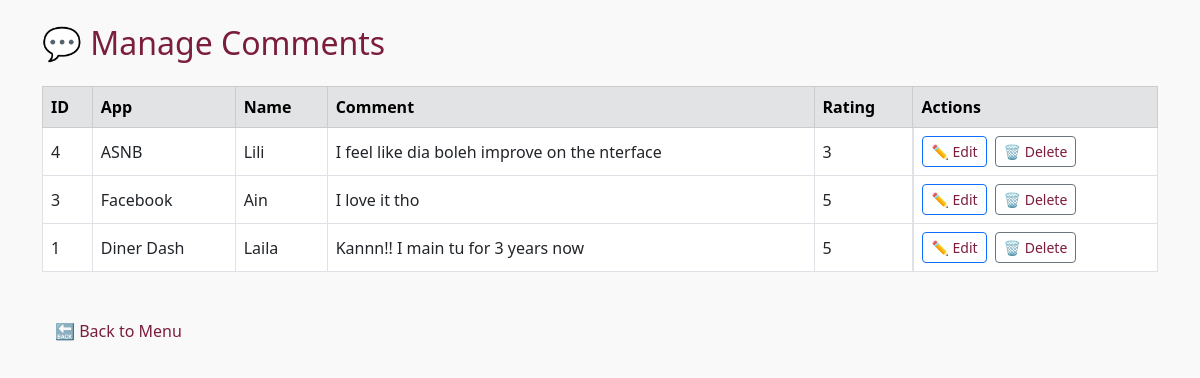
/testcrud/comments.php, run on the app's committed database.
### tables this page shows
CREATE TABLE `comments` (
  `id` int(10) NOT NULL,
  `application_id` int(10) NOT NULL,
  `name` varchar(100) NOT NULL,
  `comment` varchar(200) NOT NULL,
  `rating` varchar(10) NOT NULL,
  `status` varchar(100) NOT NULL,
  `created` datetime(6) NOT NULL,
  `modified` datetime(6) NOT NULL
);

CREATE TABLE `applications` (
  `id` int(11) NOT NULL,
  `category_id` int(10) NOT NULL,
  `posted_date` date NOT NULL,
  `author` varchar(100) NOT NULL,
  `title` varchar(100) NOT NULL,
  `review` varchar(200) NOT NULL,
  `image` varchar(255) DEFAULT NULL,
  `image_dir` varchar(255) DEFAULT NULL,
  `status` varchar(100) NOT NULL,
  `created` datetime(6) NOT NULL,
  `modified` datetime(6) NOT NULL,
  `rating` int(1) DEFAULT 0
);

### testcrud/comments.php (the view, shortened to what this page needs)
<?php
include 'db.php';
$res = $conn->query("SELECT comments.*, applications.title AS app_title
                    FROM comments
                    JOIN applications ON comments.application_id = applications.id
                    ORDER BY comments.created DESC");
?>
<!DOCTYPE html>
<html>
<head>
    <link href="https://cdn.jsdelivr.net/npm/bootstrap@5.3.3/dist/css/bootstrap.min.css" rel="stylesheet">
    <link rel="stylesheet" href="style.css">
</head>
<body class="container py-4">
    <h2 class="mb-4 text-primary">💬 Manage Comments</h2>
    <div class="table-responsive">
        <table class="table table-bordered table-hover align-middle">
            <thead class="table-secondary">
                <tr>
                    <th>ID</th>
                    <th>App</th>
                    <th>Name</th>
                    <th>Comment</th>
                    <th>Rating</th>
                    <th>Actions</th>
                </tr>
            </thead>
            <tbody>
                <?php while ($row = $res->fetch_assoc()): ?>
                    <tr>
                        <td><?= $row['id'] ?></td>
                        <td><?= htmlspecialchars($row['app_title']) ?></td>
                        <td><?= htmlspecialchars($row['name']) ?></td>
                        <td><?= nl2br(htmlspecialchars($row['comment'])) ?></td>
                        <td><?= $row['rating'] ?></td>
                        <td class="d-flex gap-2">
                            <a href="edit_comment.php?id=<?= $row['id'] ?>" class="btn btn-sm btn-outline-primary">✏️ Edit</a>
                            <a href="delete_comment.php?id=<?= $row['id'] ?>" onclick="return confirm('Delete this comment?')" class="btn btn-sm btn-outline-secondary">🗑️ Delete</a>
                        </td>
                    </tr>
                <?php endwhile; ?>
            </tbody>
        </table>
    </div>
    <div class="mt-4">
        <a href="menu.php" class="btn btn-maroon">🔙 Back to Menu</a>
    </div>
</body>
</html>

### testcrud/style.css (style rules this page uses)
body { background-color: #f9f9f9; font-family: 'Segoe UI', sans-serif; }
h1, h2, h3, h4, h5, h6, strong { color: #7b1e3b; }
a, .text-primary { color: #7b1e3b !important; }

### data on the page
comments: id "4", application.title "ASNB", name "Lili", comment "I feel like dia boleh improve on the nterface", rating "3"
comments: id "3", application.title "Facebook", name "Ain", comment "I love it tho", rating "5"
comments: id "1", application.title "Diner Dash", name "Laila", comment "Kannn!! I main tu for 3 years now", rating "5"
